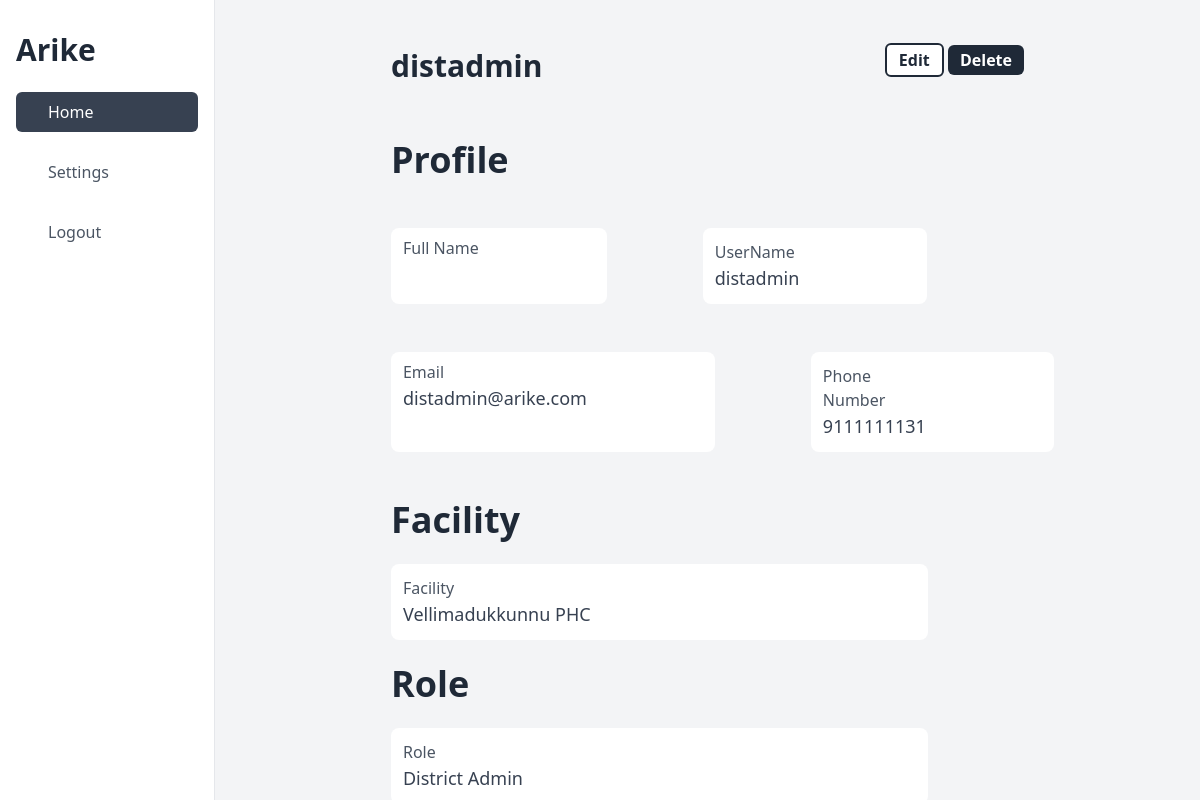
The page /detail/user/1 on the database its author committed.
### apps/models.py (models this page shows, shortened)
class CustomUser(AbstractUser):
    full_name = models.CharField(max_length=150, blank=True)
    role = models.CharField(choices=USER_ROLES, max_length=20, blank=False)
    phone = models.CharField(max_length=14, validators=[phone_number_regex])
    is_verified = models.BooleanField(default=True)
    district = models.ForeignKey(
        District, on_delete=models.PROTECT, blank=True, null=True
    )
    facility = models.ForeignKey(
        Facility, on_delete=models.PROTECT, blank=True, null=True
    )
    created_at = models.DateTimeField(auto_now_add=True)
    updated_at = models.DateTimeField(auto_now=True)
    deleted = models.BooleanField(default=False)

class Facility(models.Model):
    kind = models.CharField(max_length=10, choices=FACILITY_KIND)
    name = models.CharField(max_length=35)
    address = models.TextField(default="")
    pincode = models.CharField(max_length=6)
    phone = models.CharField(max_length=14, validators=[phone_number_regex])
    ward = models.ForeignKey(Ward, on_delete=models.PROTECT)
    created_at = models.DateTimeField(auto_now_add=True)
    updated_at = models.DateTimeField(auto_now=True)
    deleted = models.BooleanField(default=False)
    def __str__(self):
        return self.name

### apps/views.py (the view)
# urls.py: path("detail/user/<pk>", UserDetailView.as_view()),
class UserDetailView(DetailView):
    model = CustomUser
    template_name = "User/customuser_detail.html"

### templates/User/customuser_detail.html (shortened to what this page needs)
{% extends "base_dashboard.html" %}
{% block content %}
    <div class="flex justify-between  my-8">
        <h1 class="text-3xl font-bold text-gray-800">{{ object.username }}</h1>
        <div>
            <a class="bg-white text-gray-800 font-bold text-1xl px-3 py-1 rounded-md text-center border-2 border-gray-800" href="/update/user/{{ object.id }}">Edit</a>
            <a class="bg-gray-800 text-white font-bold text-1xl px-3 py-1 rounded-md text-center" href="/delete/user/{{ object.id }}">Delete</a>
        </div>
    </div>
    <div class="flex flex-col">
        <h1 class="text-gray-800 font-semibold text-4xl my-6">Profile</h1>
        <div class="flex flex-row justify-start my-6  ">
            <div class="bg-white pr-32 pl-3 py-2 rounded-lg mr-24">
                <p class="text-gray-600 font-light text-md">Full Name </p>
            </div>
            <div class="bg-white pr-32 pl-3 py-3 rounded-lg mr-24">
                <p class="text-gray-600 font-light text-md">UserName </p>
                <p class="text-gray-700 font-regular text-lg">{{ object.username }}</p>
            </div>
        </div>
        <div class="flex flex-row justify-start my-6 ">
            <div class="bg-white pr-32 pl-3 py-2 rounded-lg mr-24">
                <p class="text-gray-600 font-light text-md">Email </p>
                <p class="text-gray-700 font-regular text-lg">{{ object.email }}</p>
            </div>
            <div class="bg-white pr-32 pl-3 py-3 rounded-lg mr-24">
                <p class="text-gray-600 font-light text-md">Phone Number </p>
                <p class="text-gray-700 font-regular text-lg">{{ object.phone }}</p>
            </div>
        </div>
        <h1 class="text-gray-800 font-semibold text-4xl my-6">Facility</h1>
        <div class="bg-white pr-32 pl-3 py-3 rounded-lg mr-24">
            <p class="text-gray-600 font-light text-md">Facility </p>
            <p class="text-gray-700 font-regular text-lg">{{ object.facility }}</p>
        </div>
        <h1 class="text-gray-800 font-semibold text-4xl my-6">Role</h1>
        <div class="bg-white pr-32 pl-3 py-3 rounded-lg mr-24">
            <p class="text-gray-600 font-light text-md">Role </p>
            <p class="text-gray-700 font-regular text-lg">{{ object.role }}</p>
        </div>
    </div>
{% endblock content %}

### rows shown on the page
CustomUser: username "distadmin", email "distadmin@arike.com", phone "9111111131", facility "Vellimadukkunnu PHC", role "District Admin"
